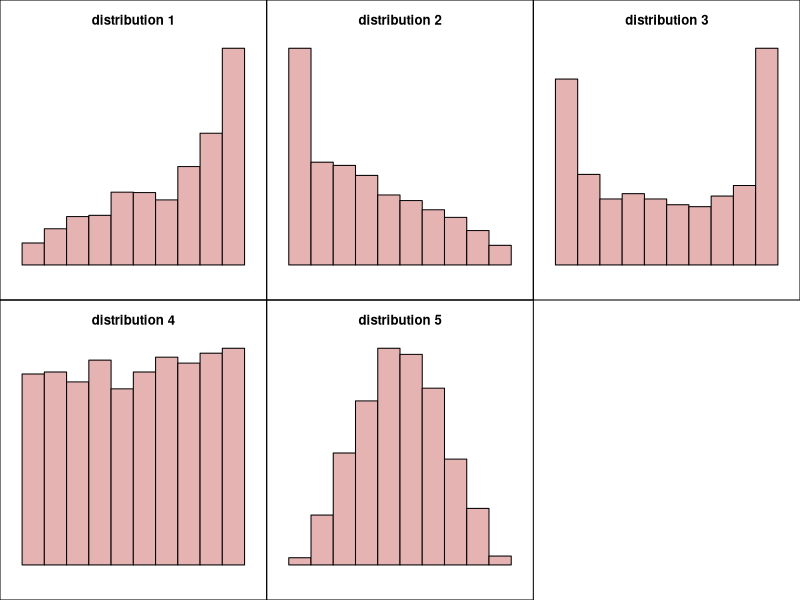

Write R code to recreate this figure.
## ---- chunk 1
types = c("Bell","Uniform","Bimodal","Right-skew","Left-skew")

n = 2000
beta1 = c(3,1,0.5,0.7,1.4)
beta2 = c(3,1,0.5,1.4,0.7)

bell = rbeta(n,beta1[1],beta2[1])
uniform = rbeta(n,beta1[2],beta2[2])
bimodal = rbeta(n,beta1[3],beta2[3])
right_skew = rbeta(n,beta1[4],beta2[4])
left_skew = rbeta(n,beta1[5],beta2[5])

data = data.frame(bell,uniform,bimodal,right_skew,left_skew)

ord = sample(1:5)
ord2 = sample(1:5)

sol1 = paste0(1*(ord==ord2[1]),collapse="")
sol2 = paste0(1*(ord==ord2[2]),collapse="")
sol3 = paste0(1*(ord==ord2[3]),collapse="")
sol4 = paste0(1*(ord==ord2[4]),collapse="")
sol5 = paste0(1*(ord==ord2[5]),collapse="")

al = paste0("* distribution ",1:5,collapse="\n")

## ---- chunk 2
par(mfrow=c(2,3))
for(j in 1:5){
  par(mar=c(2,1,3,1))
  i = ord[j]
  hist(data[,i],axes=F,xlim=c(0,1),main=paste0("distribution ",j),col=rgb(0.9,0.7,0.7))
  box("figure")
}
